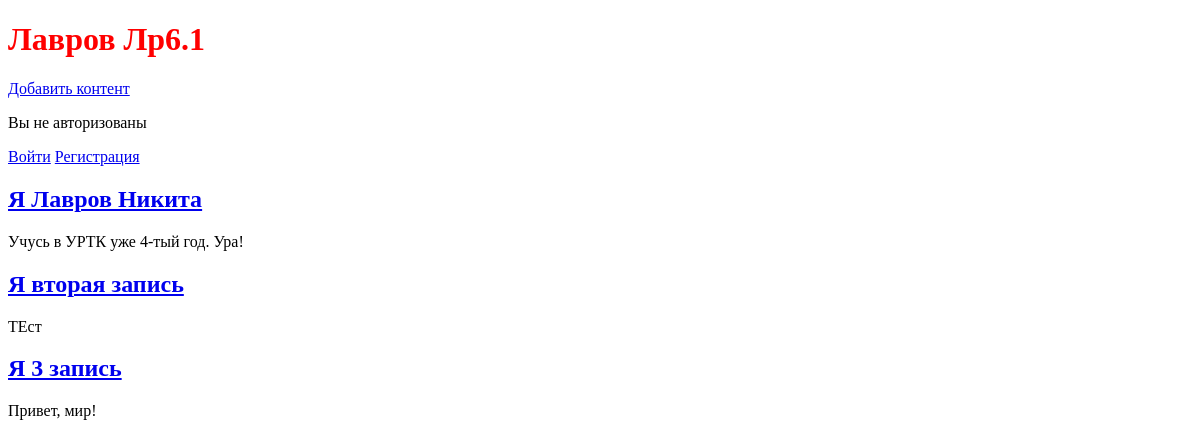
The app's page /, older data.
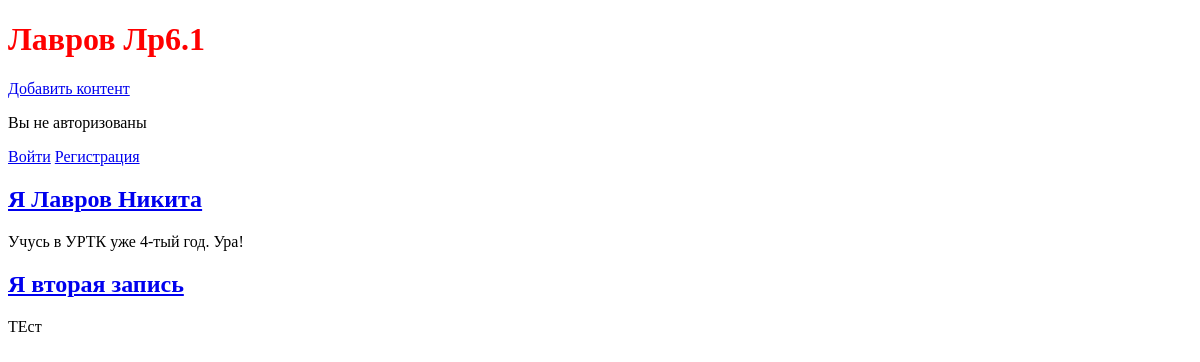
The same page, newer data.
### blog/models.py (models this page shows, shortened)
class Blog(models.Model):
    title = models.CharField(max_length=200)
    author = models.ForeignKey('auth.User', on_delete=models.CASCADE)
    body = models.TextField()

### blog/views.py (the view)
# urls.py: path('', views.BlogListView.as_view(), name='home'),
class BlogListView(ListView):
    model = Blog
    template_name = 'home.html'

### templates/home.html (shortened to what this page needs)
<!DOCTYPE html>
<html lang="ru">
<head>
</head>
<body>
    {%extends 'base.html'%}
        {%block content%}
            {%for blog in object_list%}
                <div class="blog-entry">
                    <h2><a href="{%url 'blog_detail' blog.pk%}">{{blog.title}}</a></h2>
                    <p>{{blog.body}}</p>
                </div>
            {%endfor%}
        {%endblock content%}

### templates/base.html (shortened to what this page needs)
<!DOCTYPE html>
{%load static%}
<html lang="ru">
<head>
    <link rel="stylesheet" href="{%static 'css/base.css'%}">
</head>
<body>
  <header>
    <h1><a>Лавров Лр6.1</a></h1>
      <a href="{%url 'new_blog'%}">Добавить контент</a>
  </header>
  {%if user.is_authenticated%}
  <p>{{user.username}}</p>
  <p><a href="{%url 'logout'%}">Выйти</a></p>
  {%else%}
  <p>Вы не авторизованы</p>
  <a href="{%url 'login'%}">Войти</a>
  <a href="{%url 'signup'%}">Регистрация</a>
  {%endif%}
  <div class="container">
    {%block content%}
    {%endblock content%}
  </div>
</body>
</html>

### static/css/base.css (style rules this page uses)
header h1 a { color: red; }

Row changes from the older to the newer data that the page shows:
removed Blog: title "Я 3 запись", body "Привет, мир!"
